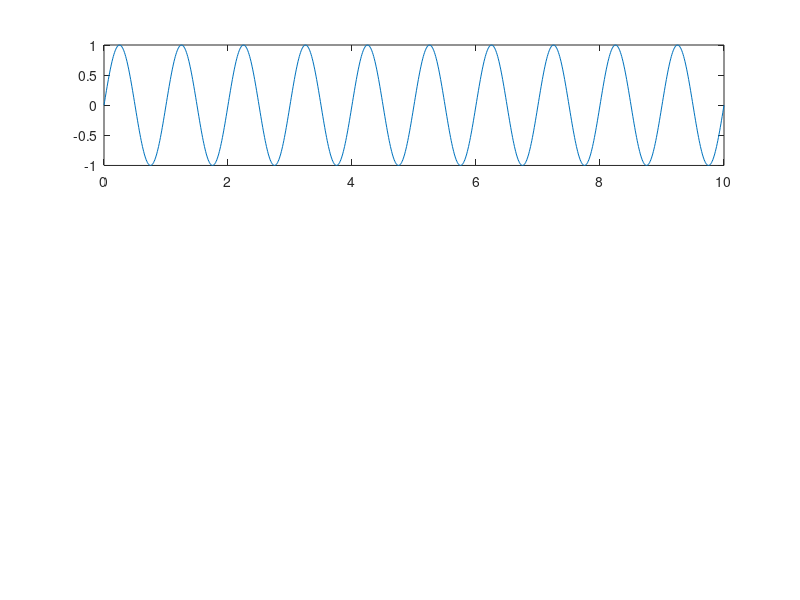

Recreate this plot in MATLAB. (Note: this script raises an error after producing the figure.)
t=0:0.01:10;
sig1=sin(2*pi*t);
subplot(3,1,1)
plot(t,sig1)
xlabel("normal",FontWeight="bold")
noise=0.5*randn(size(t));
%plot(t,noise)
noisy_signal=sig1+noise;
subplot(3,1,2)
plot(t,noisy_signal)
xlabel("noisy signal",FontWeight="bold")
filter_signal=movmean(noisy_signal,10);
subplot(3,1,3)
plot(t,filter_signal)
xlabel("filtered signal",FontWeight="bold")
